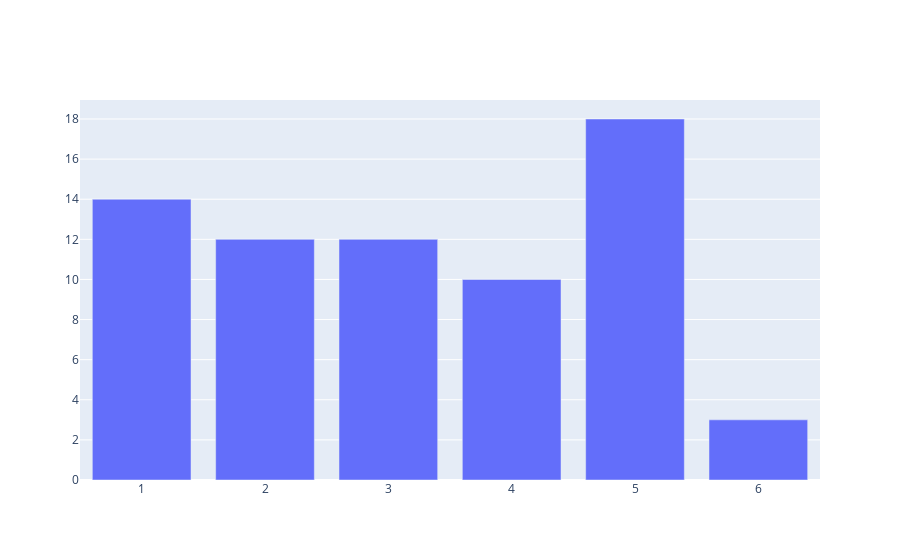

The notebook cell this image was saved under:
### Code cell
barchart = go.Bar(
    x=df.index,
    y=df['Type 1'],
    name='Water'
)
fig = go.Figure(data=barchart)
fig.show()

### Figure 1 — Plotly figure (JSON) as saved in the notebook; plotly's stock layout.template omitted (floating-point values rounded to 4 significant figures)
{"data": [{"name": "Water", "type": "bar", "x": [1, 2, 3, 4, 5, 6], "y": [14, 12, 12, 10, 18, 3]}], "layout": {"autosize": true, "xaxis": {"autorange": true, "range": [0.5, 6.5], "type": "linear"}, "yaxis": {"autorange": true, "range": [0, 18.95], "type": "linear"}}}
